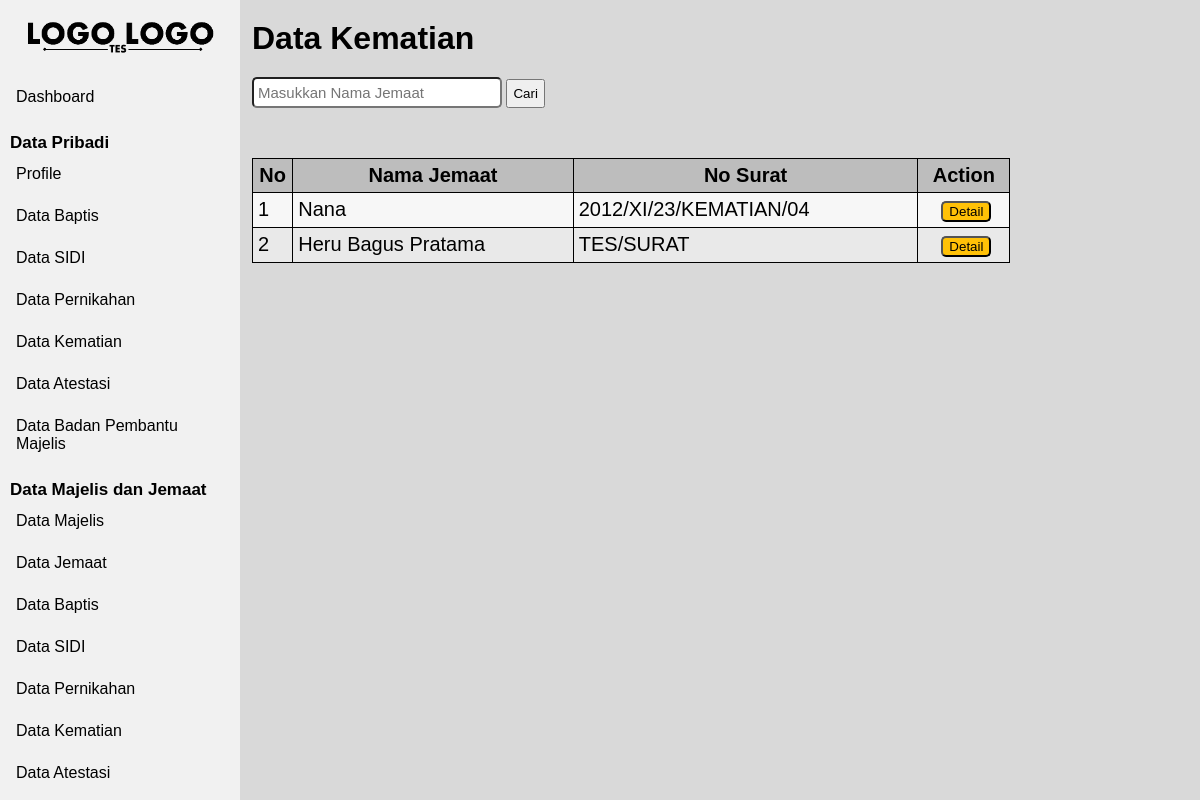
/majelis/data_kematian.php (signed in), run on the app's committed database.
### tables this page shows
CREATE TABLE `kematian` (
  `nik` varchar(16) NOT NULL,
  `no_surat_kematian` varchar(150) NOT NULL,
  `tanggal_meninggal` date NOT NULL,
  `nama_pendeta` varchar(250) NOT NULL
);

CREATE TABLE `jemaat` (
  `nik` varchar(16) NOT NULL,
  `no_kk` varchar(16) NOT NULL,
  `nama_jemaat` varchar(200) NOT NULL,
  `password` varchar(200) NOT NULL,
  `jenis_kelamin` varchar(9) NOT NULL,
  `tempat_lahir` varchar(150) NOT NULL,
  `tanggal_lahir` date NOT NULL,
  `pendidikan_terakhir` varchar(100) NOT NULL,
  `pekerjaan` varchar(150) NOT NULL,
  `blok` varchar(2) NOT NULL,
  `pepanthan` varchar(50) NOT NULL,
  `status_hubungan_keluarga` varchar(100) NOT NULL,
  `status_jemaat` varchar(50) NOT NULL,
  `no_handphone` varchar(13) NOT NULL,
  `provinsi_kk` varchar(150) NOT NULL,
  `kab_kota_kk` varchar(150) NOT NULL,
  `kecamatan_kk` varchar(150) NOT NULL,
  `kelurahan_kk` varchar(150) NOT NULL,
  `rw_kk` varchar(4) NOT NULL,
  `rt_kk` varchar(4) NOT NULL,
  `provinsi_domisili` varchar(150) NOT NULL,
  `kab_kota_domisili` varchar(150) NOT NULL,
  `kecamatan_domisili` varchar(150) NOT NULL,
  `kelurahan_domisili` varchar(150) NOT NULL,
  `rw_domisili` varchar(4) NOT NULL,
  `rt_domisili` varchar(4) NOT NULL
);

### majelis/data_kematian.php (the view, shortened to what this page needs)
<!DOCTYPE html>
<html lang="en">
<head>
</head>
<body>
    <?php
        include "../session/session_login.php";
        include "navbar.php";
    ?>
    <div class="body-content">
        <h1>Data Kematian</h1>
        <form action="" method="GET" id="search-bar">
            <input type="text" id="search" name="search" placeholder="Masukkan Nama Jemaat">
            <button type="submit" id="btn-cari">Cari</button>
        </form>
        <div class="tabel">
            <table id="tb-data">
                <tr id="tb-tr">
                    <th id="tb-th">No</th>
                    <th id="tb-th">Nama Jemaat</th>
                    <th id="tb-th">No Surat</th>
                    <th id="tb-th">Action</th>
                </tr>
                <?php
                $where = '';
                    $query=mysqli_query($konek_db, "SELECT * FROM kematian INNER JOIN jemaat ON kematian.nik = jemaat.nik".$where);
                    $id = 0;
                    while ($data = mysqli_fetch_array($query)){
                ?>
                <form action="" method="POST">
                    <tr id="tb-tr">
                        <?php
                            $id++;
                            echo "
                                <td id='tb-td'>".$id."</td>
                                <td id='tb-td'>".$data["nama_jemaat"]."</td>
                                <td id='tb-td'>".$data["no_surat_kematian"]."</td>
                                <td id='tb-td'>
                                    <div class='action'>
                                        <button name='detail' id='btn-detail'>Detail</button>
                                    </div>
                                </td>
                            ";
                        ?>
                    </tr>
                </form>
                <?php
                    }
                ?>
            </table>
        </div>
    </div>
</body>
</html>

### css/style-navbar.css (style rules this page uses)
* { font-family: sans-serif; box-sizing: border-box; text-decoration: none; margin: 0; }
body { background-color: #D9D9D9; }
.body-content { padding-top: 20px; margin-left: 21%; overflow-y: scroll; -ms-overflow-style: none; scrollbar-width: none; height: 100%; }

### css/style-tb-btn.css (style rules this page uses)
#btn-detail { background: #ffc107; color: #000000; cursor: pointer; border-radius: 5px; }
#search { margin-bottom: 20px; padding: 5px 4px; border-radius: 5px; width: 250px; font-size: 15px; }
#btn-cari { padding: 5px; cursor: pointer; }
#tb-data { width: 80%; }
#tb-data, #tb-th { border: 1px solid; border-collapse: collapse; font-size: 20px; padding: 5px 0px; background-color: #bdbdbd; }
#tb-data, #tb-td { border: 1px solid; border-collapse: collapse; font-size: 20px; padding: 5px 0px; padding-left: 5px; }
#tb-tr { background-color: #e9e9e9; }
#tb-tr:nth-child(even) { background-color: #f7f7f7; }
.action { text-align: center; }
tr { vertical-align: top; }

### css/style-jemaat.css (style rules this page uses)
#search-bar { margin-top: 20px; margin-bottom: 30px; }

### data on the page
kematian: jemaat.nama_jemaat "Nana", no_surat_kematian "2012/XI/23/KEMATIAN/04"
kematian: jemaat.nama_jemaat "Heru Bagus Pratama", no_surat_kematian "TES/SURAT"
